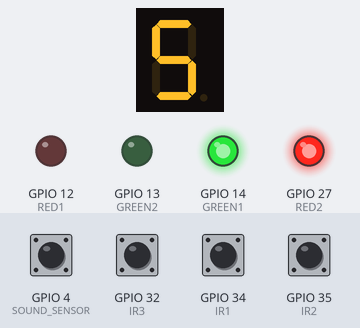
Recording of a sketch running on a simulated ESP32. Shown: 1-digit seven-segment display, output pins drawn as LEDs (lit = HIGH). Wiring (from diagram.json): 1-digit 7-segment display, segments lit when HIGH: segments GPIO 18, GPIO 19, GPIO 21, GPIO 22, GPIO 23, GPIO 25, GPIO 26. The test bench sets the inputs (shaded band); at power-on: GPIO 32 (IR3), GPIO 34 (IR1), GPIO 35 (IR2) HIGH, GPIO 4 (SOUND_SENSOR) LOW. The segment pins are drawn as the display they are named for; pins used as bus, display or sensor lines are not drawn.

Above: at 0.1 s.
At 10.6 s:
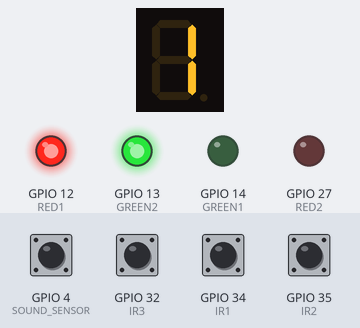
10.7 s: GPIO 4 (SOUND_SENSOR) driven LOW
19.7 s: GPIO 34 (IR1) driven LOW
At 24.7 s:
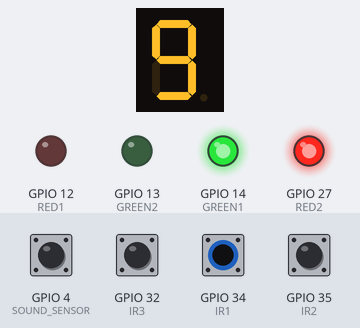
Timing chart, 0 to 34.7 s (numbered marks = the images above; inputs shaded):
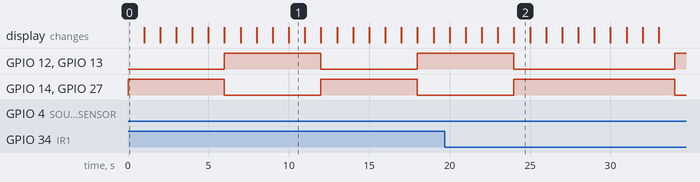

The sketch:

sketch.ino
```cpp
// ================= IR Sensors =================
#define IR1 34
#define IR2 35
#define IR3 32

// ================= Sound Sensor =================
#define SOUND_SENSOR 4

// ================= LEDs =================
#define RED1 12
#define GREEN1 14

#define RED2 27
#define GREEN2 13

// ================= Seven Segment =================
#define a 18
#define b 19
#define c 21
#define d 22
#define e 23
#define f 25
#define g 26

// ================= Setup =================
void setup() {

  pinMode(IR1, INPUT);
  pinMode(IR2, INPUT);
  pinMode(IR3, INPUT);

  pinMode(SOUND_SENSOR, INPUT);

  pinMode(RED1, OUTPUT);
  pinMode(GREEN1, OUTPUT);

  pinMode(RED2, OUTPUT);
  pinMode(GREEN2, OUTPUT);

  pinMode(a, OUTPUT);
  pinMode(b, OUTPUT);
  pinMode(c, OUTPUT);
  pinMode(d, OUTPUT);
  pinMode(e, OUTPUT);
  pinMode(f, OUTPUT);
  pinMode(g, OUTPUT);
}

// ================= Display Function =================
void displayNumber(int num) {

  digitalWrite(a, LOW);
  digitalWrite(b, LOW);
  digitalWrite(c, LOW);
  digitalWrite(d, LOW);
  digitalWrite(e, LOW);
  digitalWrite(f, LOW);
  digitalWrite(g, LOW);

  switch(num) {

    case 0:
      digitalWrite(a,HIGH);
      digitalWrite(b,HIGH);
      digitalWrite(c,HIGH);
      digitalWrite(d,HIGH);
      digitalWrite(e,HIGH);
      digitalWrite(f,HIGH);
      break;

    case 1:
      digitalWrite(b,HIGH);
      digitalWrite(c,HIGH);
      break;

    case 2:
      digitalWrite(a,HIGH);
      digitalWrite(b,HIGH);
      digitalWrite(d,HIGH);
      digitalWrite(e,HIGH);
      digitalWrite(g,HIGH);
      break;

    case 3:
      digitalWrite(a,HIGH);
      digitalWrite(b,HIGH);
      digitalWrite(c,HIGH);
      digitalWrite(d,HIGH);
      digitalWrite(g,HIGH);
      break;

    case 4:
      digitalWrite(b,HIGH);
      digitalWrite(c,HIGH);
      digitalWrite(f,HIGH);
      digitalWrite(g,HIGH);
      break;

    case 5:
      digitalWrite(a,HIGH);
      digitalWrite(c,HIGH);
      digitalWrite(d,HIGH);
      digitalWrite(f,HIGH);
      digitalWrite(g,HIGH);
      break;

    case 6:
      digitalWrite(a,HIGH);
      digitalWrite(c,HIGH);
      digitalWrite(d,HIGH);
      digitalWrite(e,HIGH);
      digitalWrite(f,HIGH);
      digitalWrite(g,HIGH);
      break;

    case 7:
      digitalWrite(a,HIGH);
      digitalWrite(b,HIGH);
      digitalWrite(c,HIGH);
      break;

    case 8:
      digitalWrite(a,HIGH);
      digitalWrite(b,HIGH);
      digitalWrite(c,HIGH);
      digitalWrite(d,HIGH);
      digitalWrite(e,HIGH);
      digitalWrite(f,HIGH);
      digitalWrite(g,HIGH);
      break;

    case 9:
      digitalWrite(a,HIGH);
      digitalWrite(b,HIGH);
      digitalWrite(c,HIGH);
      digitalWrite(d,HIGH);
      digitalWrite(f,HIGH);
      digitalWrite(g,HIGH);
      break;
  }
}

// ================= Countdown Function =================
void countdown(int timeValue) {

  for(int i = timeValue; i >= 0; i--) {

    displayNumber(i % 10);

    delay(1000);
  }
}

// ================= Main Loop =================
void loop() {

  // ================= Ambulance Detection =================
  int ambulance = digitalRead(SOUND_SENSOR);

  // If ambulance sound detected
  if(ambulance == HIGH) {

    // Road 1 GREEN immediately
    digitalWrite(GREEN1, HIGH);
    digitalWrite(RED1, LOW);

    // Road 2 RED
    digitalWrite(GREEN2, LOW);
    digitalWrite(RED2, HIGH);

    // Emergency countdown
    countdown(9);

    return;
  }

  // ================= Read IR Sensors =================
  int sensor1 = !digitalRead(IR1);
  int sensor2 = !digitalRead(IR2);
  int sensor3 = !digitalRead(IR3);

  // ================= Density Calculation =================
  int densityRoad1 = sensor1 + sensor2;

  // ================= HIGH DENSITY ROAD 1 =================
  if(densityRoad1 >= 1) {

    // Road 1 GREEN
    digitalWrite(GREEN1, HIGH);
    digitalWrite(RED1, LOW);

    // Road 2 RED
    digitalWrite(GREEN2, LOW);
    digitalWrite(RED2, HIGH);

    // Show stop time for Road 2
    countdown(9);

    // Change Signals
    digitalWrite(GREEN1, LOW);
    digitalWrite(RED1, HIGH);

    digitalWrite(GREEN2, HIGH);
    digitalWrite(RED2, LOW);

    delay(5000);
  }

  // ================= ROAD 2 ACTIVE =================
  else if(sensor3 == 1) {

    // Road 2 GREEN
    digitalWrite(GREEN2, HIGH);
    digitalWrite(RED2, LOW);

    // Road 1 RED
    digitalWrite(GREEN1, LOW);
    digitalWrite(RED1, HIGH);

    // Stop time for Road 1
    countdown(5);

    // Change Signals
    digitalWrite(GREEN2, LOW);
    digitalWrite(RED2, HIGH);

    digitalWrite(GREEN1, HIGH);
    digitalWrite(RED1, LOW);

    delay(5000);
  }

  // ================= DEFAULT CONDITION =================
  else {

    // Road 1 GREEN
    digitalWrite(GREEN1, HIGH);
    digitalWrite(RED1, LOW);

    digitalWrite(GREEN2, LOW);
    digitalWrite(RED2, HIGH);

    countdown(5);

    // Switch
    digitalWrite(GREEN1, LOW);
    digitalWrite(RED1, HIGH);

    digitalWrite(GREEN2, HIGH);
    digitalWrite(RED2, LOW);

    countdown(5);
  }
}
```
